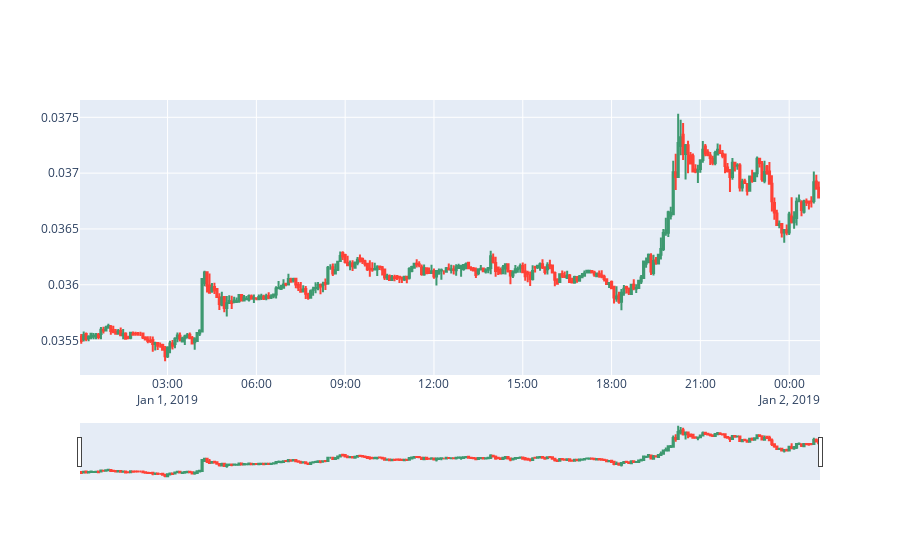
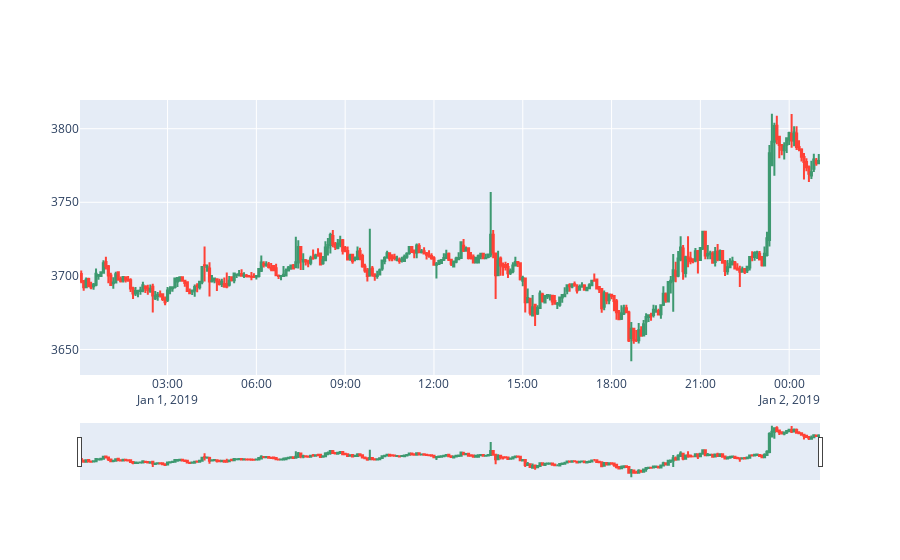
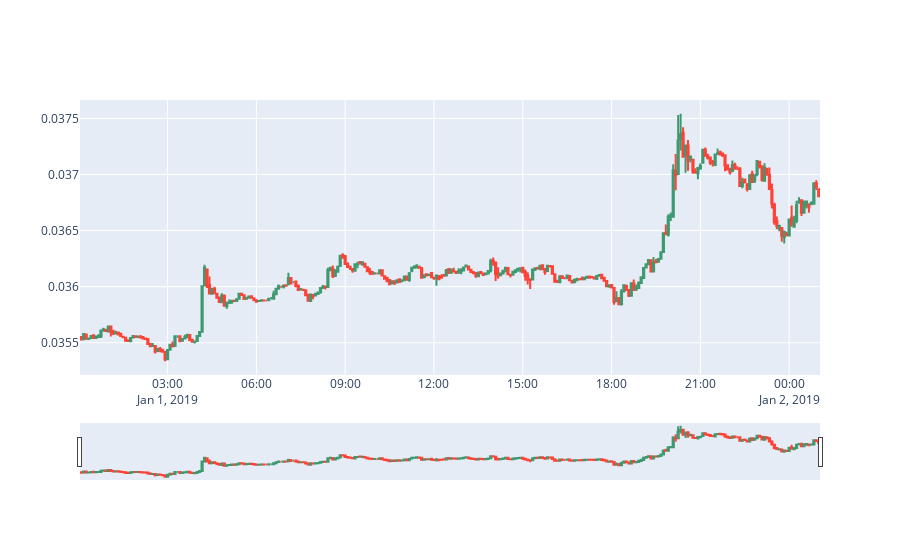
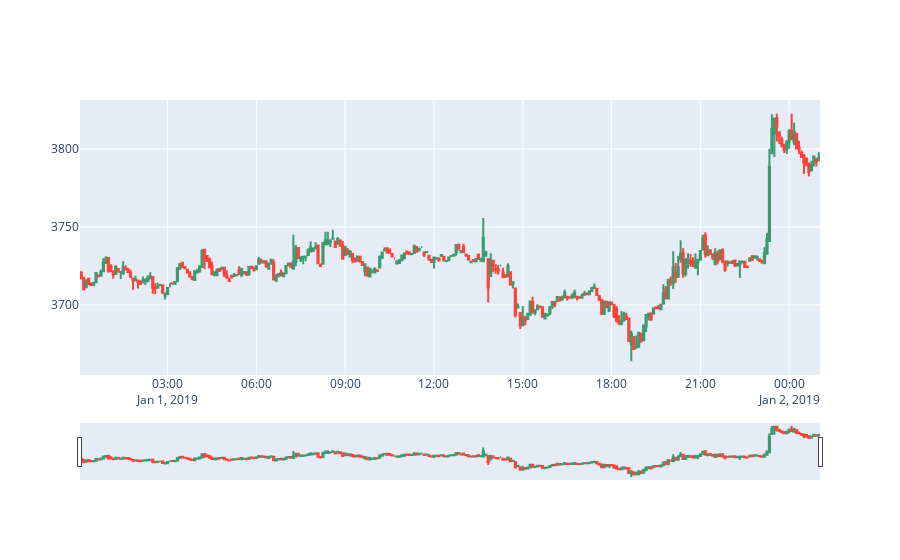

Notebook source saved alongside these figures, in order:
### Code cell
import cryptolytic.viz.plot as plot
for fig in plot.plot_all_candlesticks(df2):
    fig.show()

### Figure 1 — Plotly figure (JSON) as saved in the notebook; plotly's stock layout.template omitted (floating-point values rounded to 4 significant figures; data arrays with more than 128 entries replaced by an {"elided": "..."} marker saying what was removed)
{"data": [{"close": {"elided": "300 float values"}, "high": {"elided": "300 float values"}, "low": {"elided": "300 float values"}, "open": {"elided": "300 float values"}, "type": "candlestick", "x": {"elided": "300 str values"}}], "layout": {}}

### Figure 2 — Plotly figure (JSON) as saved in the notebook; plotly's stock layout.template omitted (floating-point values rounded to 4 significant figures; data arrays with more than 128 entries replaced by an {"elided": "..."} marker saying what was removed)
{"data": [{"close": {"elided": "300 float values"}, "high": {"elided": "300 float values"}, "low": {"elided": "300 float values"}, "open": {"elided": "300 float values"}, "type": "candlestick", "x": {"elided": "300 str values"}}], "layout": {}}

### Figure 3 — Plotly figure (JSON) as saved in the notebook; plotly's stock layout.template omitted (floating-point values rounded to 4 significant figures; data arrays with more than 128 entries replaced by an {"elided": "..."} marker saying what was removed)
{"data": [{"close": {"elided": "300 float values"}, "high": {"elided": "300 float values"}, "low": {"elided": "300 float values"}, "open": {"elided": "300 float values"}, "type": "candlestick", "x": {"elided": "300 str values"}}], "layout": {}}

### Figure 4 — Plotly figure (JSON) as saved in the notebook; plotly's stock layout.template omitted (floating-point values rounded to 4 significant figures; data arrays with more than 128 entries replaced by an {"elided": "..."} marker saying what was removed)
{"data": [{"close": {"elided": "300 float values"}, "high": {"elided": "300 float values"}, "low": {"elided": "300 float values"}, "open": {"elided": "300 float values"}, "type": "candlestick", "x": {"elided": "300 str values"}}], "layout": {}}
